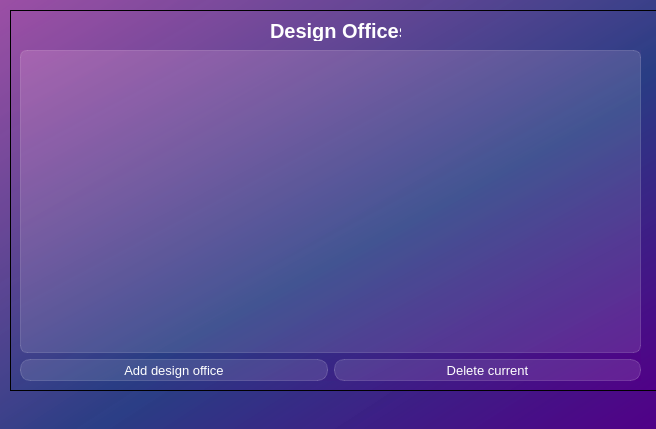
<?xml version="1.0" encoding="UTF-8"?>
<ui version="4.0">
 <class>Dialog</class>
 <widget class="QDialog" name="Dialog">
  <property name="geometry">
   <rect>
    <x>0</x>
    <y>0</y>
    <width>656</width>
    <height>429</height>
   </rect>
  </property>
  <property name="windowTitle">
   <string>Dialog</string>
  </property>
  <property name="styleSheet">
   <string notr="true">background-color: qlineargradient(spread:pad, x1:1, y1:1, x2:0, y2:0, stop:0 rgba(81, 0, 135, 255), stop:0.427447 rgba(41, 61, 132, 235), stop:1 rgba(155, 79, 165, 255));</string>
  </property>
  <widget class="QFrame" name="frame">
   <property name="geometry">
    <rect>
     <x>10</x>
     <y>10</y>
     <width>651</width>
     <height>381</height>
    </rect>
   </property>
   <property name="styleSheet">
    <string notr="true">background-color: qlineargradient(spread:pad, x1:1, y1:1, x2:0, y2:0, stop:0 rgba(81, 0, 135, 255), stop:0.427447 rgba(41, 61, 132, 235), stop:1 rgba(155, 79, 165, 255));</string>
   </property>
   <property name="frameShape">
    <enum>QFrame::StyledPanel</enum>
   </property>
   <property name="frameShadow">
    <enum>QFrame::Raised</enum>
   </property>
   <widget class="QLabel" name="label">
    <property name="geometry">
     <rect>
      <x>260</x>
      <y>10</y>
      <width>131</width>
      <height>21</height>
     </rect>
    </property>
    <property name="styleSheet">
     <string notr="true">color: white;
font-weight: bold;
font-size: 15pt;
background-color: none;
border: none;</string>
    </property>
    <property name="text">
     <string>Design Offices</string>
    </property>
   </widget>
   <widget class="QWidget" name="layoutWidget">
    <property name="geometry">
     <rect>
      <x>10</x>
      <y>40</y>
      <width>621</width>
      <height>331</height>
     </rect>
    </property>
    <layout class="QVBoxLayout" name="verticalLayout">
     <item>
      <widget class="QTableView" name="tableView">
       <property name="styleSheet">
        <string notr="true">QTableView {
background-color: rgba(255, 255, 255, 30);
border: 1px solid rgba(255, 255, 255, 40);
border-radius: 7px;
}

QTableView::section {
background-color: rgba(53, 53, 53);
color: white;
border: none;
height: 50px;
font-size: 14pt;
}

QTableView::item {
border-style: none;
border: 1px solid rgba(255, 255, 255, 40);
}

QTableView::item:selected {
border: none;
color: rgba(255, 255, 255);
background-color: rgba(255, 255, 255, 50);
}</string>
       </property>
       <property name="verticalScrollBarPolicy">
        <enum>Qt::ScrollBarAlwaysOff</enum>
       </property>
       <property name="horizontalScrollBarPolicy">
        <enum>Qt::ScrollBarAlwaysOff</enum>
       </property>
       <property name="showGrid">
        <bool>false</bool>
       </property>
       <attribute name="horizontalHeaderDefaultSectionSize">
        <number>135</number>
       </attribute>
      </widget>
     </item>
     <item>
      <layout class="QHBoxLayout" name="horizontalLayout">
       <item>
        <widget class="QPushButton" name="btn_new_des_off">
         <property name="styleSheet">
          <string notr="true">QPushButton {
color: white;
background-color: rgba(255, 255, 255, 30);
border: 1px solid rgba(255, 255, 255, 40);
border-radius: 10px;
width: 50px;
height: 20px;
font: 10pt;
}

QPushButton:hover {
color: black;
background-color: rgba(0, 0, 0, 30);
border: 1px solid rgba(0, 0, 0, 40);
}

QPushButton:pressed {
color: black;
background-color: rgba(0, 0, 0, 80);
border: 1px solid rgba(0, 0, 0, 90);
}</string>
         </property>
         <property name="text">
          <string>Add design office</string>
         </property>
        </widget>
       </item>
       <item>
        <widget class="QPushButton" name="btn_delete_des_off">
         <property name="styleSheet">
          <string notr="true">QPushButton {
color: white;
background-color: rgba(255, 255, 255, 30);
border: 1px solid rgba(255, 255, 255, 40);
border-radius: 10px;
width: 50px;
height: 20px;
font: 10pt;
}

QPushButton:hover {
color: black;
background-color: rgba(255, 0, 0, 50);
border: 1px solid rgba(255, 0, 0, 60);
}

QPushButton:pressed {
color: black;
background-color: rgba(255, 0, 0, 90);
border: 1px solid rgba(255, 0, 0, 100);
}</string>
         </property>
         <property name="text">
          <string>Delete current</string>
         </property>
        </widget>
       </item>
      </layout>
     </item>
    </layout>
   </widget>
  </widget>
 </widget>
 <resources/>
 <connections/>
</ui>
